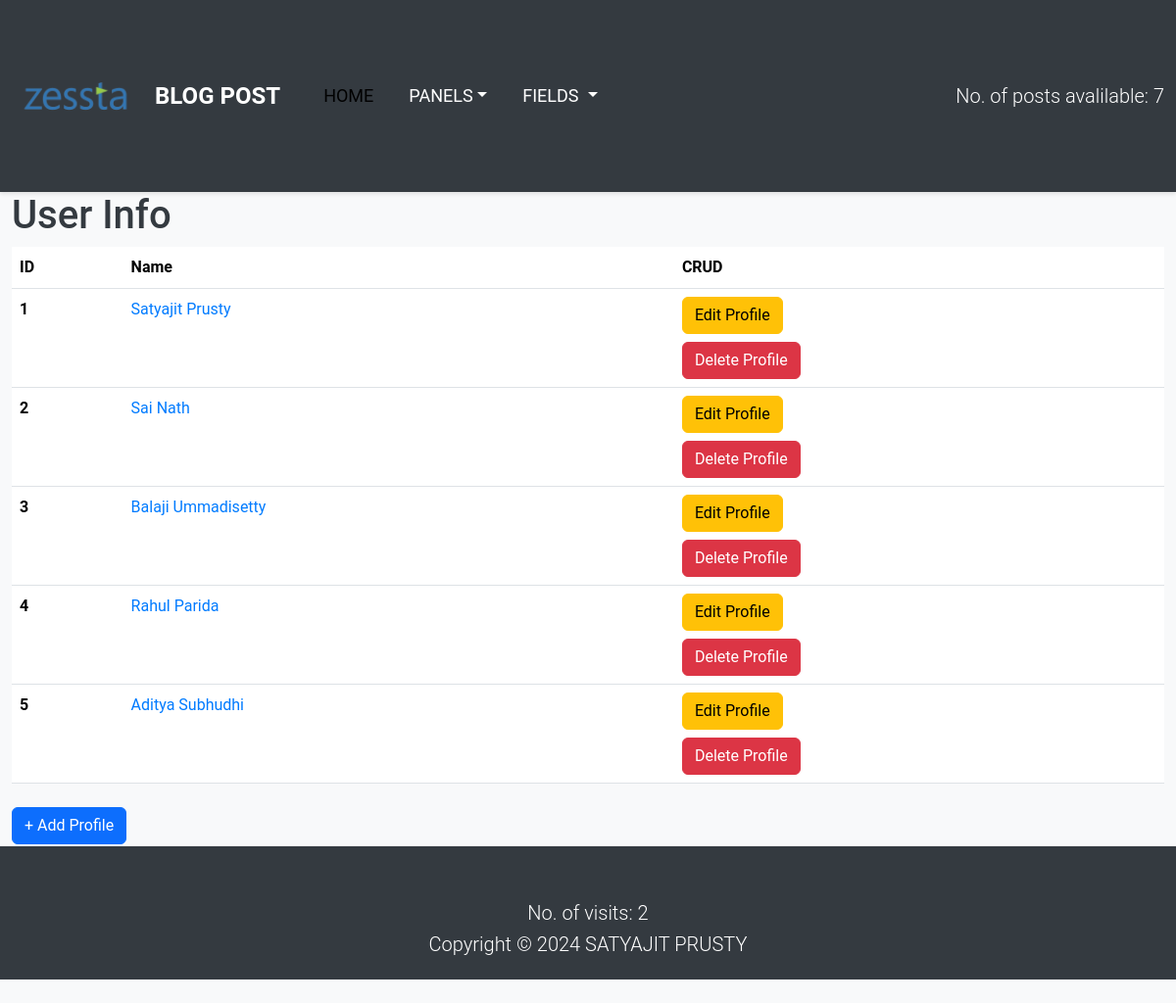
The page /user/ on the database its author committed.
### blogging/models.py (models this page shows, shortened)
class User(models.Model):
    first_name = models.CharField(max_length=50)
    last_name = models.CharField(max_length=50)
    email = models.EmailField(max_length = 100, unique = True)
    user_name = models.CharField(max_length=50)
    password = models.CharField(max_length=10)
    class Meta:
        ordering = ('id',)

### blogging/views.py (the view)
# urls.py: path('user/', views.user_info, name='user_info'),
def user_info(request):
    usrs = User.objects.all()
    return render(request,'user.html', {'users':usrs})

### blogging/templates/user.html (shortened to what this page needs)
{% extends 'base.html' %}
{% block content %}
<h1>User Info</h1>
<table class="table">
    <thead>
        <tr>
            <th scope="col">ID</th>
            <th scope="col">Name</th>
            <th scope="col">CRUD</th>
        </tr>
    </thead>
    <tbody>
        {%for user in users%}
        <tr>
            <th scope="row">{{user.id}}</th>
            <td><a href="/user/{{user.id}}">{{user.first_name}} {{user.last_name}}</a></td>
            <td>
                <a href="{{user.id}}/verification/" class="btn btn-warning">Edit Profile</a><br>
                <a href="{{user.id}}/delete/" class="btn btn-danger mt-2">Delete Profile</a>
            </td>
        </tr>
        {%endfor%}
    </tbody>
</table>
<a href="admin/verification/" class="btn btn-primary mt-2">+ Add Profile</a>
{% endblock %}

### blogging/static/style.css (style rules this page uses)
body { font-family: 'Roboto', sans-serif; background-color: #f8f9fa; color: #343a40; margin: 0; padding: 0; line-height: 1.6; }
a { color: #007bff; text-decoration: none; transition: color 0.3s ease; }

### rows shown on the page
User: id "1", first_name "Satyajit", last_name "Prusty"
User: id "2", first_name "Sai", last_name "Nath"
User: id "3", first_name "Balaji", last_name "Ummadisetty"
User: id "4", first_name "Rahul", last_name "Parida"
User: id "5", first_name "Aditya", last_name "Subhudhi"

### other values the page prints
{{ no_of_posts }} "7"
{{ visits }} "2"
